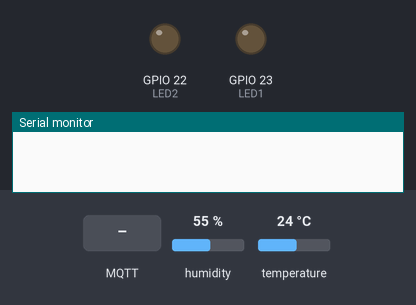
A sketch run on a simulated ESP32. Shown: output pins drawn as LEDs (lit = HIGH), the last lines printed to the serial monitor. The inputs (shaded band) are chosen by the test bench; at power-on: humidity 55 %, temperature 24 °C. WiFi joins after 1.5 s; servers stay silent unless stated; EEPROM starts erased; no MQTT or app messages arrive unless stated.

Above: at 2.8 s.
2.9 s: MQTT message "ON" arrives on the first subscribed topic
At 3.5 s:
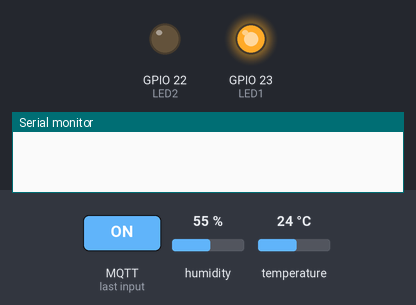
4.4 s: MQTT message "ON" arrives on the second subscribed topic
At 4.7 s:
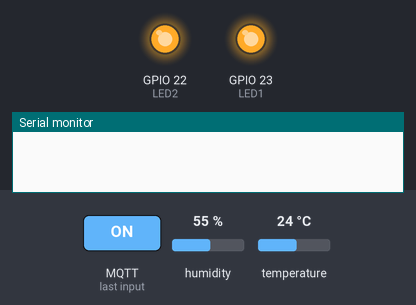
5.9 s: MQTT message "OFF" arrives on the first subscribed topic
At 7.0 s:
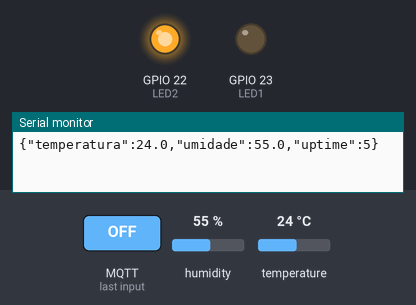
7.4 s: MQTT message "OFF" arrives on the second subscribed topic
At 8.1 s:
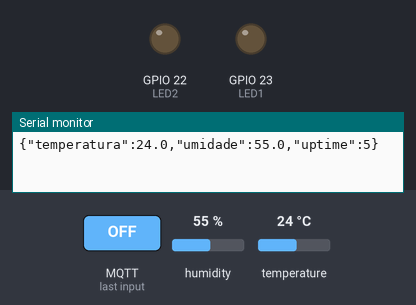
Timing chart, 0 to 9.9 s (numbered marks = the images above; inputs shaded):
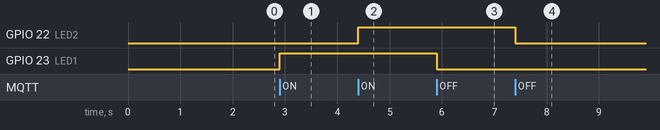

Measured:
- after the input at 2.9 s, GPIO 23 (LED1): LOW → HIGH at once
- after the input at 4.4 s, GPIO 22 (LED2): LOW → HIGH at once
- after the input at 5.9 s, GPIO 23 (LED1): HIGH → LOW at once
- after the input at 7.4 s, GPIO 22 (LED2): HIGH → LOW at once

The sketch:

esp32_automacao.ino
```cpp
#include <WiFi.h>
#include <PubSubClient.h>
#include <DHT.h>
#include <Preferences.h>
#include <math.h>
#include <stdlib.h>
const char* SSID="WIFI_LAB", *SENHA="SENHA_WIFI";
const char* BROKER="192.168.1.100";
const char* BASE="lab/grupo01/";
const int LED1=23,LED2=22,DHT_PIN=4;
DHT dht(DHT_PIN,DHT22);
WiFiClient rede; PubSubClient mqtt(rede); Preferences prefs;
bool led1=false,led2=false,automatico=false;
float limite=30.0; const float HISTER=1.0;
unsigned long ultimaLeitura=0,ultimaConexao=0;
String tp(const char* s){return String(BASE)+s;}
void pub(const char* s,const char* v,bool retain=false){
 String t=tp(s);mqtt.publish(t.c_str(),v,retain);
}
void estados(){
 pub("led1/state",led1?"ON":"OFF",true);
 pub("led2/state",led2?"ON":"OFF",true);
 pub("automacao/alerta",automatico&&led2?"ON":"OFF",true);
}
void configuracao(){
 pub("automacao/mode/state",automatico?"AUTO":"MANUAL",true);
 char s[20];snprintf(s,sizeof(s),"%.1f",limite);
 pub("automacao/limite/state",s,true);
}
void evento(const char* nome){
 char json[128];snprintf(json,sizeof(json),
 "{\"evento\":\"%s\",\"uptime\":%lu}",nome,millis()/1000UL);
 pub("eventos",json);
}
void setLed2(bool on){
 if(led2==on)return;
 led2=on;digitalWrite(LED2,on?HIGH:LOW);estados();
}
void receber(char* topico,byte* dados,unsigned int n){
 String v="";for(unsigned int i=0;i<n;i++)v+=(char)dados[i];
 String t=String(topico);
 if(t==tp("led1/set")&&(v=="ON"||v=="OFF")){
  led1=(v=="ON");digitalWrite(LED1,led1);estados();
 }else if(t==tp("led2/set")&&!automatico&&(v=="ON"||v=="OFF")){
  setLed2(v=="ON");
 }else if(t==tp("automacao/mode/set")&&(v=="AUTO"||v=="MANUAL")){
  automatico=(v=="AUTO");prefs.putBool("auto",automatico);
  if(!automatico)setLed2(false);
  configuracao();estados();evento("MODO_ALTERADO");
 }else if(t==tp("automacao/limite/set")){
  char* fim=nullptr;float novo=strtof(v.c_str(),&fim);
  if(fim==v.c_str()||*fim!='\0'||!isfinite(novo)||novo<15||novo>45)return;
  limite=novo;prefs.putFloat("limite",limite);
  configuracao();evento("LIMITE_ALTERADO");
 }
}
void conectarMQTT(){
 if(mqtt.connected()||millis()-ultimaConexao<2000)return;
 ultimaConexao=millis();String status=tp("status");
 if(mqtt.connect("esp32-grupo01",status.c_str(),1,true,"offline")){
  const char* topicos[]={"led1/set","led2/set","automacao/mode/set","automacao/limite/set"};
  for(const char* s:topicos){String t=tp(s);mqtt.subscribe(t.c_str());}
  pub("status","online",true);estados();configuracao();
 }
}
void ler(){
 float t=dht.readTemperature(),u=dht.readHumidity();
 if(!isfinite(t)||!isfinite(u)){Serial.println("Falha DHT22");return;}
 if(automatico){
  if(!led2&&t>limite){setLed2(true);evento("TEMPERATURA_ALTA");}
  else if(led2&&t<limite-HISTER){setLed2(false);evento("TEMPERATURA_NORMAL");}
 }
 char json[128];snprintf(json,sizeof(json),
 "{\"temperatura\":%.1f,\"umidade\":%.1f,\"uptime\":%lu}",
 t,u,millis()/1000UL);
 if(mqtt.connected())pub("telemetria",json);
 Serial.println(json);
}
void setup(){
 Serial.begin(115200);pinMode(LED1,OUTPUT);pinMode(LED2,OUTPUT);
 digitalWrite(LED1,LOW);digitalWrite(LED2,LOW);dht.begin();
 prefs.begin("iot",false);
 automatico=prefs.getBool("auto",false);
 limite=prefs.getFloat("limite",30.0);
 if(!isfinite(limite)||limite<15||limite>45)limite=30;
 WiFi.mode(WIFI_STA);WiFi.begin(SSID,SENHA);
 mqtt.setServer(BROKER,1883);mqtt.setCallback(receber);mqtt.setBufferSize(256);
}
void loop(){
 if(WiFi.status()!=WL_CONNECTED){
  static unsigned long ultimaWifi=0;
  if(millis()-ultimaWifi>=5000){ultimaWifi=millis();WiFi.reconnect();}
 }else{conectarMQTT();if(mqtt.connected())mqtt.loop();}
 if(millis()-ultimaLeitura>=5000){ultimaLeitura=millis();ler();}
}
```
